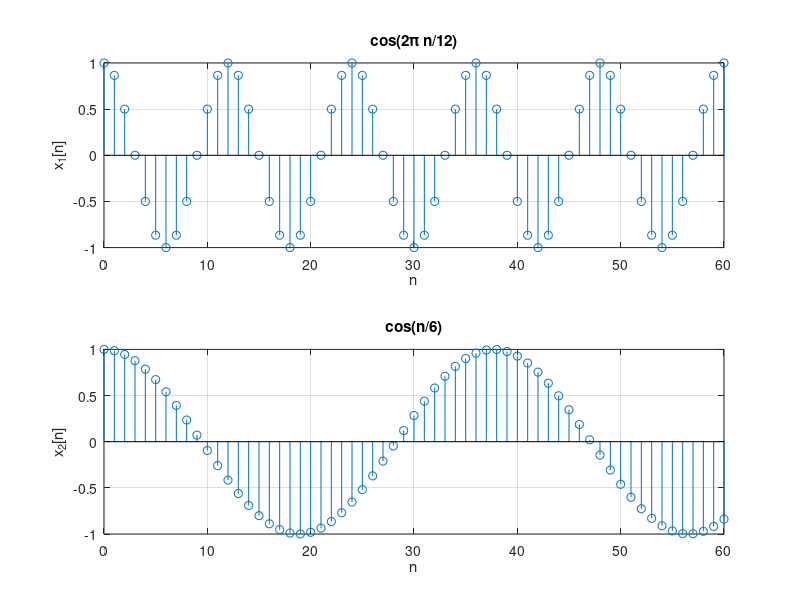

This figure's MATLAB source:
clear; clc; close all;
n = 0:60;
x1 = cos(2*pi*n/12);
x2 = cos(n/6);
figure;
subplot(2,1,1); stem(n,x1); grid on;
xlabel('n'); ylabel('x_1[n]');
title('cos(2\pi n/12)');
subplot(2,1,2); stem(n,x2); grid on;
xlabel('n'); ylabel('x_2[n]');
title('cos(n/6)');
err1 = max(abs(x1(13:end)-x1(1:end-12)));
err2 = max(abs(x2(39:end)-x2(1:end-38)));
fprintf('Error for N = 12: %.3e\n',err1);
fprintf('Error for N = 38: %.3e\n',err2);
print(gcf,'M4_DT_Periodicity','-dpng','-r300');
